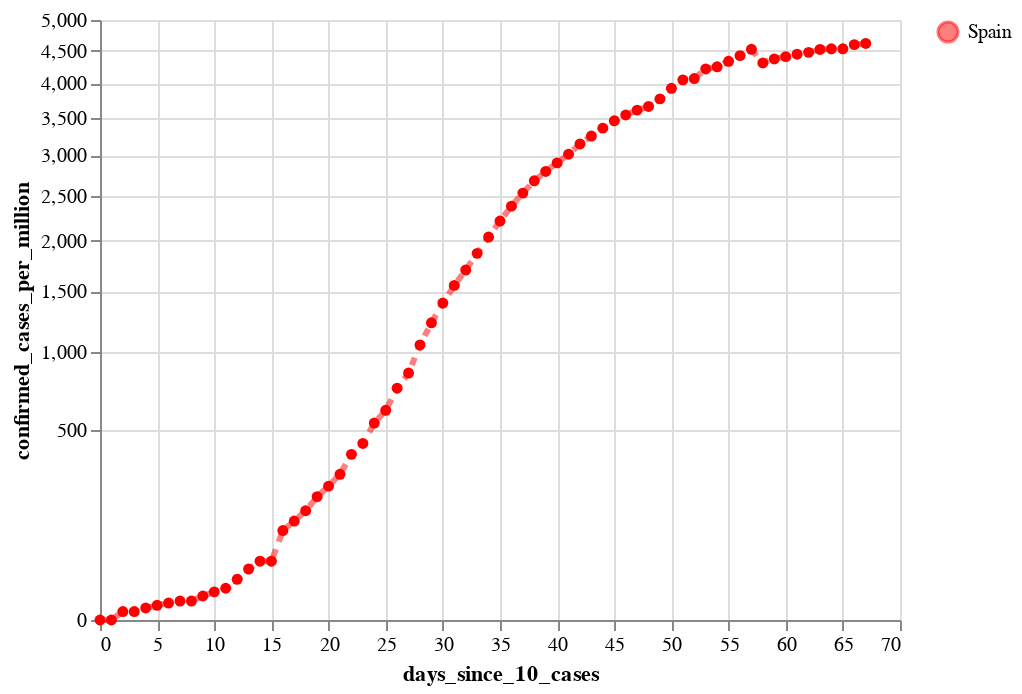

Notebook code cell kept with this figure:
### Code cell
#hide

cases_per_million_es_plot = alt.Chart(source_es).mark_line(
    color='red',
    opacity=0.5,
    strokeDash=[4,4],
    strokeWidth=3,
    point=True
).encode(
    x='days_since_10_cases:Q',
#     y='confirmed_cases:Q',
    y=alt.Y('confirmed_cases_per_million:Q', scale=alt.Scale(type='sqrt')),
#     size='new_cases:Q',
    tooltip=['country', 'date:T', 'confirmed_cases:Q', 'confirmed_cases_per_million:Q', 'new_cases', 'new_deaths'],
    color=alt.Color('country', scale=alt.Scale(range=['red'], domain=['Spain']), title="")
)

cases_per_million_es_plot

### Figure 1 — Vega-Lite specification as saved in the notebook (floating-point values rounded to 4 significant figures)
{"config": {"view": {"continuousWidth": 400, "continuousHeight": 300}}, "data": {"name": "data-daf2fe332b3ad6e12c8cae97ceea7859"}, "mark": {"type": "line", "color": "red", "opacity": 0.5, "point": true, "strokeDash": [4, 4], "strokeWidth": 3}, "encoding": {"color": {"type": "nominal", "field": "country", "scale": {"domain": ["Spain"], "range": ["red"]}, "title": ""}, "tooltip": [{"type": "nominal", "field": "country"}, {"type": "temporal", "field": "date"}, {"type": "quantitative", "field": "confirmed_cases"}, {"type": "quantitative", "field": "confirmed_cases_per_million"}, {"type": "quantitative", "field": "new_cases"}, {"type": "quantitative", "field": "new_deaths"}], "x": {"type": "quantitative", "field": "days_since_10_cases"}, "y": {"type": "quantitative", "field": "confirmed_cases_per_million", "scale": {"type": "sqrt"}}}, "$schema": "https://vega.github.io/schema/vega-lite/v4.0.2.json", "datasets": {"data-daf2fe332b3ad6e12c8cae97ceea7859": [{"country": "Spain", "date": "2020-02-26", "days_since_10_cases": 0, "confirmed_cases": 13, "confirmed_cases_per_million": 0.0, "new_cases": 0, "new_deaths": 0, "new_recovered": 0}, {"country": "Spain", "date": "2020-02-27", "days_since_10_cases": 1, "confirmed_cases": 15, "confirmed_cases_per_million": 0.0, "new_cases": 2, "new_deaths": 0, "new_recovered": 0}, {"country": "Spain", "date": "2020-02-28", "days_since_10_cases": 2, "confirmed_cases": 32, "confirmed_cases_per_million": 1.0, "new_cases": 17, "new_deaths": 0, "new_recovered": 0}, {"country": "Spain", "date": "2020-02-29", "days_since_10_cases": 3, "confirmed_cases": 45, "confirmed_cases_per_million": 1.0, "new_cases": 13, "new_deaths": 0, "new_recovered": 0}, {"country": "Spain", "date": "2020-03-01", "days_since_10_cases": 4, "confirmed_cases": 84, "confirmed_cases_per_million": 2.0, "new_cases": 39, "new_deaths": 0, "new_recovered": 0}, {"country": "Spain", "date": "2020-03-02", "days_since_10_cases": 5, "confirmed_cases": 120, "confirmed_cases_per_million": 3.0, "new_cases": 36, "new_deaths": 0, "new_recovered": 0}, {"country": "Spain", "date": "2020-03-03", "days_since_10_cases": 6, "confirmed_cases": 165, "confirmed_cases_per_million": 4.0, "new_cases": 45, "new_deaths": 1, "new_recovered": 0}, {"country": "Spain", "date": "2020-03-04", "days_since_10_cases": 7, "confirmed_cases": 222, "confirmed_cases_per_million": 5.0, "new_cases": 57, "new_deaths": 1, "new_recovered": 0}, {"country": "Spain", "date": "2020-03-05", "days_since_10_cases": 8, "confirmed_cases": 259, "confirmed_cases_per_million": 5.0, "new_cases": 37, "new_deaths": 1, "new_recovered": 0}, {"country": "Spain", "date": "2020-03-06", "days_since_10_cases": 9, "confirmed_cases": 400, "confirmed_cases_per_million": 8.0, "new_cases": 141, "new_deaths": 2, "new_recovered": 0}, {"country": "Spain", "date": "2020-03-07", "days_since_10_cases": 10, "confirmed_cases": 500, "confirmed_cases_per_million": 11.0, "new_cases": 100, "new_deaths": 5, "new_recovered": 28}, {"country": "Spain", "date": "2020-03-08", "days_since_10_cases": 11, "confirmed_cases": 673, "confirmed_cases_per_million": 14.0, "new_cases": 173, "new_deaths": 7, "new_recovered": 0}, {"country": "Spain", "date": "2020-03-09", "days_since_10_cases": 12, "confirmed_cases": 1073, "confirmed_cases_per_million": 23.0, "new_cases": 400, "new_deaths": 11, "new_recovered": 2}, {"country": "Spain", "date": "2020-03-10", "days_since_10_cases": 13, "confirmed_cases": 1695, "confirmed_cases_per_million": 36.0, "new_cases": 622, "new_deaths": 7, "new_recovered": 0}, {"country": "Spain", "date": "2020-03-11", "days_since_10_cases": 14, "confirmed_cases": 2277, "confirmed_cases_per_million": 48.0, "new_cases": 582, "new_deaths": 19, "new_recovered": 151}, {"country": "Spain", "date": "2020-03-12", "days_since_10_cases": 15, "confirmed_cases": 2277, "confirmed_cases_per_million": 48.0, "new_cases": 0, "new_deaths": 1, "new_recovered": 0}, {"country": "Spain", "date": "2020-03-13", "days_since_10_cases": 16, "confirmed_cases": 5232, "confirmed_cases_per_million": 111.0, "new_cases": 2955, "new_deaths": 78, "new_recovered": 10}, {"country": "Spain", "date": "2020-03-14", "days_since_10_cases": 17, "confirmed_cases": 6391, "confirmed_cases_per_million": 136.0, "new_cases": 1159, "new_deaths": 62, "new_recovered": 324}, {"country": "Spain", "date": "2020-03-15", "days_since_10_cases": 18, "confirmed_cases": 7798, "confirmed_cases_per_million": 166.0, "new_cases": 1407, "new_deaths": 94, "new_recovered": 0}, {"country": "Spain", "date": "2020-03-16", "days_since_10_cases": 19, "confirmed_cases": 9942, "confirmed_cases_per_million": 211.0, "new_cases": 2144, "new_deaths": 53, "new_recovered": 13}, {"country": "Spain", "date": "2020-03-17", "days_since_10_cases": 20, "confirmed_cases": 11748, "confirmed_cases_per_million": 249.0, "new_cases": 1806, "new_deaths": 191, "new_recovered": 498}, {"country": "Spain", "date": "2020-03-18", "days_since_10_cases": 21, "confirmed_cases": 13910, "confirmed_cases_per_million": 295.0, "new_cases": 2162, "new_deaths": 90, "new_recovered": 53}, {"country": "Spain", "date": "2020-03-19", "days_since_10_cases": 22, "confirmed_cases": 17963, "confirmed_cases_per_million": 381.0, "new_cases": 4053, "new_deaths": 207, "new_recovered": 26}, {"country": "Spain", "date": "2020-03-20", "days_since_10_cases": 23, "confirmed_cases": 20410, "confirmed_cases_per_million": 433.0, "new_cases": 2447, "new_deaths": 213, "new_recovered": 481}, {"country": "Spain", "date": "2020-03-21", "days_since_10_cases": 24, "confirmed_cases": 25374, "confirmed_cases_per_million": 539.0, "new_cases": 4964, "new_deaths": 332, "new_recovered": 537}, {"country": "Spain", "date": "2020-03-22", "days_since_10_cases": 25, "confirmed_cases": 28768, "confirmed_cases_per_million": 611.0, "new_cases": 3394, "new_deaths": 397, "new_recovered": 450}, {"country": "Spain", "date": "2020-03-23", "days_since_10_cases": 26, "confirmed_cases": 35136, "confirmed_cases_per_million": 746.0, "new_cases": 6368, "new_deaths": 539, "new_recovered": 0}, {"country": "Spain", "date": "2020-03-24", "days_since_10_cases": 27, "confirmed_cases": 39885, "confirmed_cases_per_million": 847.0, "new_cases": 4749, "new_deaths": 497, "new_recovered": 1219}, {"country": "Spain", "date": "2020-03-25", "days_since_10_cases": 28, "confirmed_cases": 49515, "confirmed_cases_per_million": 1051.0, "new_cases": 9630, "new_deaths": 839, "new_recovered": 1573}, {"country": "Spain", "date": "2020-03-26", "days_since_10_cases": 29, "confirmed_cases": 57786, "confirmed_cases_per_million": 1227.0, "new_cases": 8271, "new_deaths": 718, "new_recovered": 1648}, {"country": "Spain", "date": "2020-03-27", "days_since_10_cases": 30, "confirmed_cases": 65719, "confirmed_cases_per_million": 1395.0, "new_cases": 7933, "new_deaths": 773, "new_recovered": 2342}, {"country": "Spain", "date": "2020-03-28", "days_since_10_cases": 31, "confirmed_cases": 73235, "confirmed_cases_per_million": 1555.0, "new_cases": 7516, "new_deaths": 844, "new_recovered": 2928}, {"country": "Spain", "date": "2020-03-29", "days_since_10_cases": 32, "confirmed_cases": 80110, "confirmed_cases_per_million": 1701.0, "new_cases": 6875, "new_deaths": 821, "new_recovered": 2424}, {"country": "Spain", "date": "2020-03-30", "days_since_10_cases": 33, "confirmed_cases": 87956, "confirmed_cases_per_million": 1867.0, "new_cases": 7846, "new_deaths": 913, "new_recovered": 2071}, {"country": "Spain", "date": "2020-03-31", "days_since_10_cases": 34, "confirmed_cases": 95923, "confirmed_cases_per_million": 2037.0, "new_cases": 7967, "new_deaths": 748, "new_recovered": 2479}, {"country": "Spain", "date": "2020-04-01", "days_since_10_cases": 35, "confirmed_cases": 104118, "confirmed_cases_per_million": 2211.0, "new_cases": 8195, "new_deaths": 923, "new_recovered": 3388}, {"country": "Spain", "date": "2020-04-02", "days_since_10_cases": 36, "confirmed_cases": 112065, "confirmed_cases_per_million": 2379.0, "new_cases": 7947, "new_deaths": 961, "new_recovered": 4096}, {"country": "Spain", "date": "2020-04-03", "days_since_10_cases": 37, "confirmed_cases": 119199, "confirmed_cases_per_million": 2531.0, "new_cases": 7134, "new_deaths": 850, "new_recovered": 3770}, {"country": "Spain", "date": "2020-04-04", "days_since_10_cases": 38, "confirmed_cases": 126168, "confirmed_cases_per_million": 2679.0, "new_cases": 6969, "new_deaths": 749, "new_recovered": 3706}, {"country": "Spain", "date": "2020-04-05", "days_since_10_cases": 39, "confirmed_cases": 131646, "confirmed_cases_per_million": 2795.0, "new_cases": 5478, "new_deaths": 694, "new_recovered": 3861}, {"country": "Spain", "date": "2020-04-06", "days_since_10_cases": 40, "confirmed_cases": 136675, "confirmed_cases_per_million": 2902.0, "new_cases": 5029, "new_deaths": 700, "new_recovered": 2357}, {"country": "Spain", "date": "2020-04-07", "days_since_10_cases": 41, "confirmed_cases": 141942, "confirmed_cases_per_million": 3014.0, "new_cases": 5267, "new_deaths": 704, "new_recovered": 2771}, {"country": "Spain", "date": "2020-04-08", "days_since_10_cases": 42, "confirmed_cases": 148220, "confirmed_cases_per_million": 3147.0, "new_cases": 6278, "new_deaths": 747, "new_recovered": 4813}, {"country": "Spain", "date": "2020-04-09", "days_since_10_cases": 43, "confirmed_cases": 153222, "confirmed_cases_per_million": 3253.0, "new_cases": 5002, "new_deaths": 655, "new_recovered": 4144}, {"country": "Spain", "date": "2020-04-10", "days_since_10_cases": 44, "confirmed_cases": 158273, "confirmed_cases_per_million": 3360.0, "new_cases": 5051, "new_deaths": 634, "new_recovered": 3503}, {"country": "Spain", "date": "2020-04-11", "days_since_10_cases": 45, "confirmed_cases": 163027, "confirmed_cases_per_million": 3461.0, "new_cases": 4754, "new_deaths": 525, "new_recovered": 3441}, {"country": "Spain", "date": "2020-04-12", "days_since_10_cases": 46, "confirmed_cases": 166831, "confirmed_cases_per_million": 3542.0, "new_cases": 3804, "new_deaths": 603, "new_recovered": 3282}, {"country": "Spain", "date": "2020-04-13", "days_since_10_cases": 47, "confirmed_cases": 170099, "confirmed_cases_per_million": 3611.0, "new_cases": 3268, "new_deaths": 547, "new_recovered": 2336}, {"country": "Spain", "date": "2020-04-14", "days_since_10_cases": 48, "confirmed_cases": 172541, "confirmed_cases_per_million": 3663.0, "new_cases": 2442, "new_deaths": 300, "new_recovered": 2777}, {"country": "Spain", "date": "2020-04-15", "days_since_10_cases": 49, "confirmed_cases": 177644, "confirmed_cases_per_million": 3772.0, "new_cases": 5103, "new_deaths": 652, "new_recovered": 3349}, {"country": "Spain", "date": "2020-04-16", "days_since_10_cases": 50, "confirmed_cases": 184948, "confirmed_cases_per_million": 3927.0, "new_cases": 7304, "new_deaths": 607, "new_recovered": 3944}, {"country": "Spain", "date": "2020-04-17", "days_since_10_cases": 51, "confirmed_cases": 190839, "confirmed_cases_per_million": 4052.0, "new_cases": 5891, "new_deaths": 687, "new_recovered": 0}, {"country": "Spain", "date": "2020-04-18", "days_since_10_cases": 52, "confirmed_cases": 191726, "confirmed_cases_per_million": 4071.0, "new_cases": 887, "new_deaths": 41, "new_recovered": 0}, {"country": "Spain", "date": "2020-04-19", "days_since_10_cases": 53, "confirmed_cases": 198674, "confirmed_cases_per_million": 4218.0, "new_cases": 6948, "new_deaths": 410, "new_recovered": 2560}, {"country": "Spain", "date": "2020-04-20", "days_since_10_cases": 54, "confirmed_cases": 200210, "confirmed_cases_per_million": 4251.0, "new_cases": 1536, "new_deaths": 399, "new_recovered": 3230}, {"country": "Spain", "date": "2020-04-21", "days_since_10_cases": 55, "confirmed_cases": 204178, "confirmed_cases_per_million": 4335.0, "new_cases": 3968, "new_deaths": 430, "new_recovered": 1927}, {"country": "Spain", "date": "2020-04-22", "days_since_10_cases": 56, "confirmed_cases": 208389, "confirmed_cases_per_million": 4424.0, "new_cases": 4211, "new_deaths": 435, "new_recovered": 3401}, {"country": "Spain", "date": "2020-04-23", "days_since_10_cases": 57, "confirmed_cases": 213024, "confirmed_cases_per_million": 4523.0, "new_cases": 4635, "new_deaths": 440, "new_recovered": 3335}, {"country": "Spain", "date": "2020-04-24", "days_since_10_cases": 58, "confirmed_cases": 202990, "confirmed_cases_per_million": 4310.0, "new_cases": -10034, "new_deaths": 367, "new_recovered": 3105}, {"country": "Spain", "date": "2020-04-25", "days_since_10_cases": 59, "confirmed_cases": 205905, "confirmed_cases_per_million": 4372.0, "new_cases": 2915, "new_deaths": 378, "new_recovered": 3353}, {"country": "Spain", "date": "2020-04-26", "days_since_10_cases": 60, "confirmed_cases": 207634, "confirmed_cases_per_million": 4408.0, "new_cases": 1729, "new_deaths": 288, "new_recovered": 2664}, {"country": "Spain", "date": "2020-04-27", "days_since_10_cases": 61, "confirmed_cases": 209465, "confirmed_cases_per_million": 4447.0, "new_cases": 1831, "new_deaths": 331, "new_recovered": 2503}, {"country": "Spain", "date": "2020-04-28", "days_since_10_cases": 62, "confirmed_cases": 210773, "confirmed_cases_per_million": 4475.0, "new_cases": 1308, "new_deaths": 301, "new_recovered": 1673}, {"country": "Spain", "date": "2020-04-29", "days_since_10_cases": 63, "confirmed_cases": 212917, "confirmed_cases_per_million": 4521.0, "new_cases": 2144, "new_deaths": 453, "new_recovered": 6399}, {"country": "Spain", "date": "2020-04-30", "days_since_10_cases": 64, "confirmed_cases": 213435, "confirmed_cases_per_million": 4532.0, "new_cases": 518, "new_deaths": 268, "new_recovered": 3103}, {"country": "Spain", "date": "2020-05-01", "days_since_10_cases": 65, "confirmed_cases": 213435, "confirmed_cases_per_million": 4532.0, "new_cases": 0, "new_deaths": 0, "new_recovered": 0}, {"country": "Spain", "date": "2020-05-02", "days_since_10_cases": 66, "confirmed_cases": 216582, "confirmed_cases_per_million": 4598.0, "new_cases": 3147, "new_deaths": 557, "new_recovered": 5198}, {"country": "Spain", "date": "2020-05-03", "days_since_10_cases": 67, "confirmed_cases": 217466, "confirmed_cases_per_million": 4617.0, "new_cases": 884, "new_deaths": 164, "new_recovered": 1654}]}}
